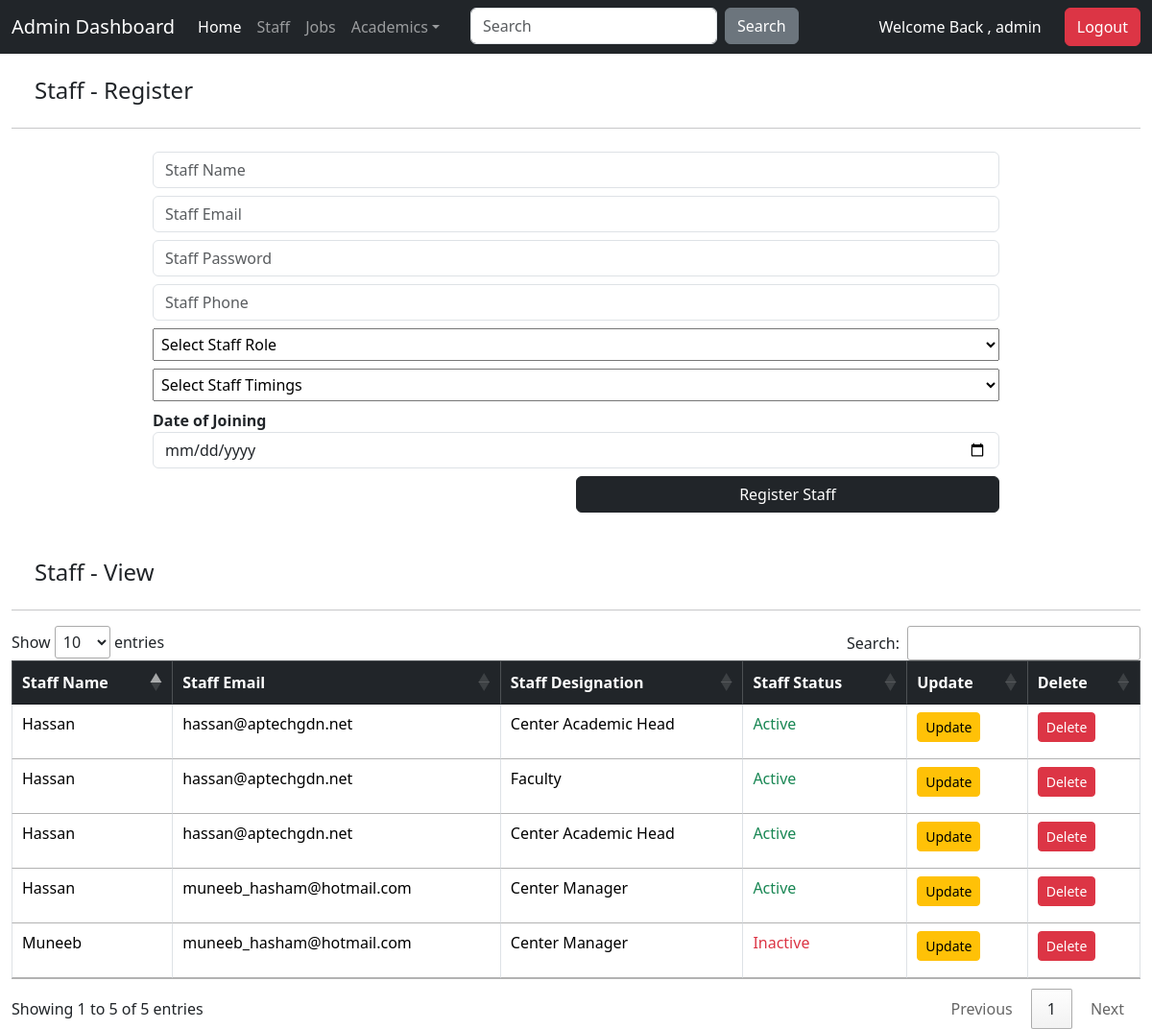
The app's page /Admin/staff.php (signed in), older data.
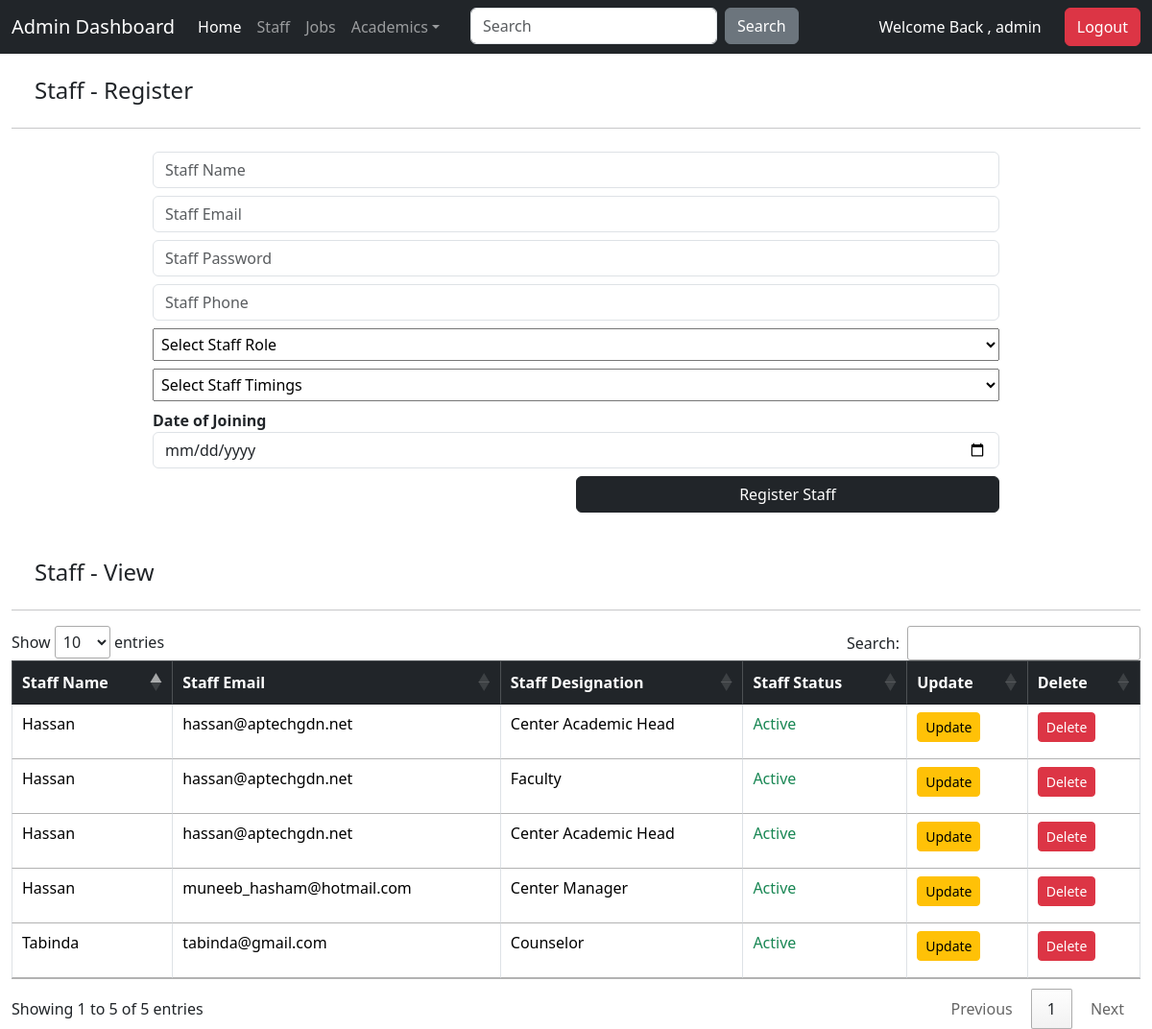
The same page, newer data.
### tables this page shows
CREATE TABLE IF NOT EXISTS `staff` (
  `staffid` int NOT NULL AUTO_INCREMENT,
  `staffname` varchar(100) DEFAULT NULL,
  `staffemail` varchar(1000) DEFAULT NULL,
  `staffpassword` varchar(1000) DEFAULT NULL,
  `staffdesignation` varchar(100) DEFAULT NULL,
  `stafftimings` varchar(50) DEFAULT NULL,
  `staffphone` varchar(20) DEFAULT NULL,
  `dateofjoining` date NOT NULL,
  `dateofresignation` date DEFAULT NULL,
  `status` varchar(50) NOT NULL DEFAULT 'active',
  PRIMARY KEY (`staffid`)
);

### Admin/staff.php (the view, shortened to what this page needs)
<?php
include('../connect.php');
include('headeradmin.php');
?>
<div class="container-fluid mt-3">
    <h4 class="m-4">Staff - Register</h4>
    <hr>
   <div class="d-flex justify-content-center align-items-center">
    <div class="w-75">
    <form action="" method="post">
        <input type="text" class="form-control w-100 mt-2" name="staffname" placeholder="Staff Name" required />
        <input type="email" class="form-control w-100 mt-2" name="staffemail" placeholder="Staff Email" required />
        <input type="text" class="form-control w-100 mt-2" name="staffpassword" placeholder="Staff Password" required />
        <input type="text" class="form-control w-100 mt-2" name="staffphone" placeholder="Staff Phone" required />
        <select name="staffdesignation" class="p-1 w-100 mt-2">
            <option value="" selected disabled>Select Staff Role</option>
        </select>
        <select name="stafftimings" class="p-1 w-100 mt-2">
            <option value="" selected disabled>Select Staff Timings</option>
        </select>
        <label for="date" class="mt-2"><b>Date of Joining</b></label>
        <input type="date" class="form-control w-100" name="date" required />
        <button type="submit" class="btn btn-dark mt-2 float-end w-50" name="btnregisterfaculty">Register Staff</button>
    </form>
    </div>
   </div>
</div>
<div class="container-fluid mt-5">
    <h4 class="m-4">Staff - View</h4>
    <hr>
    <table id="staffTable" class="table table-bordered">
        <thead class="table-dark">
            <tr>
                <th>Staff Name</th>
                <th>Staff Email</th>
                <th>Staff Designation</th>
                <th>Staff Status</th>
                <th>Update</th>
                <th>Delete</th>
            </tr>
        </thead>
        <tbody>
            <?php
            $q = mysqli_query($conn, "SELECT * FROM staff") or die(mysqli_error($conn));
            while ($row = mysqli_fetch_array($q)) {
            ?>
                <tr>
                    <td><?php echo $row['staffname']; ?></td>
                    <td><?php echo $row['staffemail']; ?></td>
                    <td><?php echo $row['staffdesignation']; ?></td>
                    <td>
                        <?php if ($row['status'] == 'active') { ?>
                            <p class="text-success">Active</p>
                        <?php } else { ?>
                            <p class="text-danger">Inactive</p>
                        <?php } ?>
                    </td>
                    <td>
                        <a href="update_staff.php?staffid=<?php echo $row['staffid']; ?>" class="btn btn-warning btn-sm">Update</a>
                    </td>
                    <td>
                        <a href="delete_staff.php?staffid=<?php echo $row['staffid']; ?>" class="btn btn-danger btn-sm" onclick="return confirm('Are you sure you want to delete this staff member?');">Delete</a>
                    </td>
                </tr>
            <?php } ?>
        </tbody>
    </table>
</div>
<?php include('footeradmin.php'); ?>
<link rel="stylesheet" href="https://cdn.datatables.net/1.13.4/css/jquery.dataTables.min.css">

Row changes from the older to the newer data that the page shows:
removed staff: staffname "Muneeb", staffemail "muneeb_hasham@hotmail.com", staffdesignation "Center Manager", status "Inactive"
added staff: staffname "Tabinda", staffemail "tabinda@gmail.com", staffdesignation "Counselor", status "Active"
